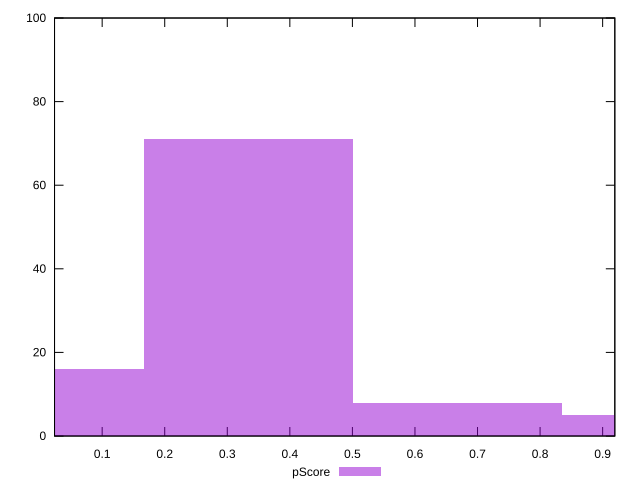

gnuplot code for this plot:
reset

$pScore <<EOF
0.33376942734753445 71
1.0013082820426034 5
0.6675388546950689 8
0 16
EOF

set key outside below
set boxwidth 0.33376942734753445
set xrange [0.02387243498287267:0.9194759762328468]
set yrange [0:100]
set trange [0:100]
set style fill transparent solid 0.5 noborder
set terminal svg size 640, 490 enhanced background rgb 'white'
set output "reprap/first-meaningful-paint/samples/pages+cached+noexternal+nomedia+nocss/pScore/histogram.svg"

plot $pScore title "pScore" with boxes

reset
